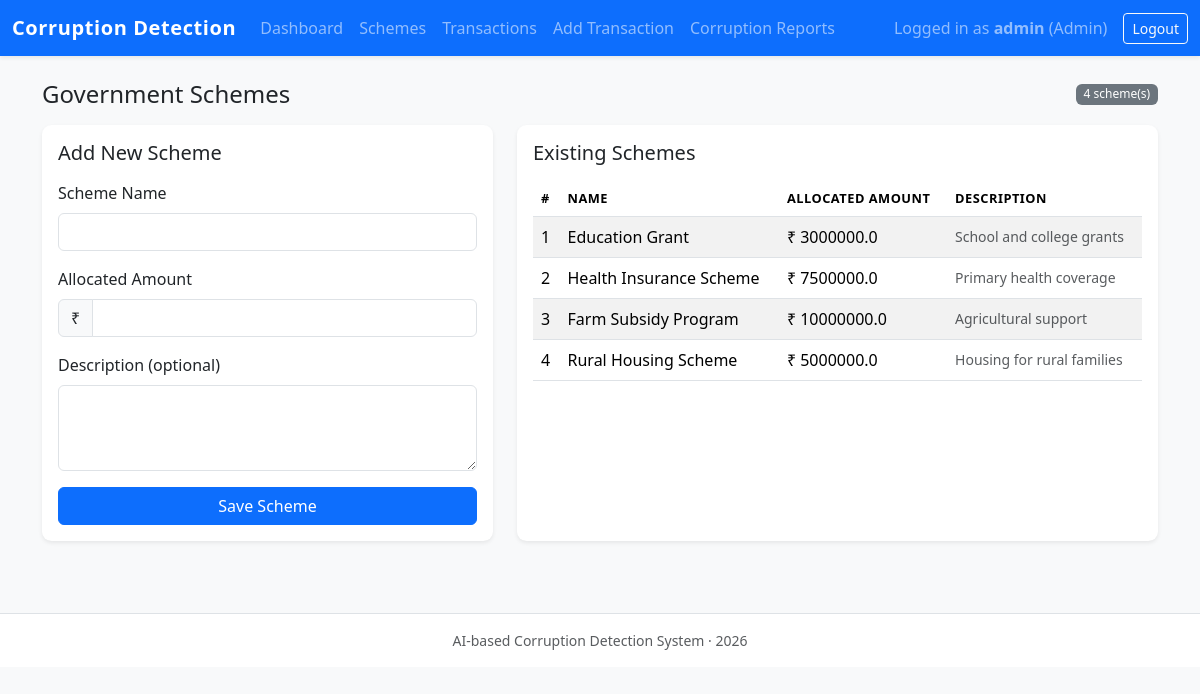
/schemes (signed in), run on the app's committed database.
### app.py (models this page shows, shortened)
class User(db.Model):
    __tablename__ = "users"
    id = db.Column(db.Integer, primary_key=True)
    username = db.Column(db.String(80), unique=True, nullable=False)
    password_hash = db.Column(db.String(255), nullable=False)
    role = db.Column(db.String(20), nullable=False)  # 'admin' or 'officer'

class Scheme(db.Model):
    __tablename__ = "schemes"
    id = db.Column(db.Integer, primary_key=True)
    name = db.Column(db.String(120), nullable=False, unique=True)
    allocated_amount = db.Column(db.Float, nullable=False)
    description = db.Column(db.Text, nullable=True)
    transactions = db.relationship("Transaction", backref="scheme", lazy=True)

### app.py (the view, shortened to what this page needs)
@app.route("/schemes", methods=["GET", "POST"])
@login_required
@role_required("admin")
def schemes():
    schemes_list = Scheme.query.order_by(Scheme.id.desc()).all()
    return render_template(
        "schemes.html",
        user=current_user(),
        schemes=schemes_list,
    )

### app.py (called while the page is built)
@app.context_processor
def inject_globals():
    return {
        "user": current_user(),
        "current_year": datetime.utcnow().year,
    }

def current_user():
    user_id = session.get("user_id")
    if not user_id:
        return None
    return User.query.get(user_id)

def login_required(view_func):
    from functools import wraps
    @wraps(view_func)
    def wrapped(*args, **kwargs):
        if not current_user():
            flash("Please login to continue.", "warning")
            return redirect(url_for("login"))
        return view_func(*args, **kwargs)
    return wrapped

def role_required(*roles):
    from functools import wraps
    def decorator(view_func):
        @wraps(view_func)
        def wrapped(*args, **kwargs):
            user = current_user()
            if not user or user.role not in roles:
                flash("You are not authorized to access this resource.", "danger")
                return redirect(url_for("dashboard"))
            return view_func(*args, **kwargs)
        return wrapped
    return decorator

### templates/schemes.html (shortened to what this page needs)
{% extends "base.html" %}
{% block content %}
<div class="d-flex justify-content-between align-items-center mb-3">
  <h4 class="mb-0">Government Schemes</h4>
  <span class="badge bg-secondary">{{ schemes|length }} scheme(s)</span>
</div>
<div class="row">
  <div class="col-lg-5 mb-4">
    <div class="card shadow-sm border-0 h-100">
      <div class="card-body">
        <h5 class="card-title mb-3">Add New Scheme</h5>
        <form method="post" novalidate>
          <div class="mb-3">
            <label for="name" class="form-label">Scheme Name</label>
            <input type="text" id="name" name="name" class="form-control" required>
          </div>
          <div class="mb-3">
            <label for="allocated_amount" class="form-label">Allocated Amount</label>
            <div class="input-group">
              <span class="input-group-text">₹</span>
              <input
                type="number"
                step="0.01"
                min="0"
                id="allocated_amount"
                name="allocated_amount"
                class="form-control"
                required
              >
            </div>
          </div>
          <div class="mb-3">
            <label for="description" class="form-label">Description (optional)</label>
            <textarea
              id="description"
              name="description"
              class="form-control"
              rows="3"
            ></textarea>
          </div>
          <div class="d-grid">
            <button type="submit" class="btn btn-primary">Save Scheme</button>
          </div>
        </form>
      </div>
    </div>
  </div>
  <div class="col-lg-7 mb-4">
    <div class="card shadow-sm border-0 h-100">
      <div class="card-body">
        <h5 class="card-title mb-3">Existing Schemes</h5>
        {% if schemes %}
        <div class="table-responsive">
          <table class="table table-striped align-middle">
            <thead>
              <tr>
                <th>#</th>
                <th>Name</th>
                <th>Allocated Amount</th>
                <th>Description</th>
              </tr>
            </thead>
            <tbody>
              {% for scheme in schemes %}
              <tr>
                <td>{{ loop.index }}</td>
                <td>{{ scheme.name }}</td>
                <td>₹ {{ scheme.allocated_amount | round(2) }}</td>
                <td class="text-muted small">
                  {{ scheme.description or '—' }}
                </td>
              </tr>
              {% endfor %}
            </tbody>
          </table>
        </div>
        {% else %}
          <p class="text-muted mb-0">No schemes have been created yet.</p>
        {% endif %}
      </div>
    </div>
  </div>
</div>
{% endblock %}

### templates/base.html (shortened to what this page needs)
<!doctype html>
<html lang="en">
  <head>
    <link
      href="https://cdn.jsdelivr.net/npm/bootstrap@5.3.2/dist/css/bootstrap.min.css"
      rel="stylesheet"
    >
    <link rel="stylesheet" href="{{ url_for('static', filename='css/style.css') }}">
  </head>
  <body class="bg-light">
    <nav class="navbar navbar-expand-lg navbar-dark bg-primary mb-4 shadow-sm">
      <div class="container-fluid">
        <a class="navbar-brand fw-semibold" href="{{ url_for('dashboard') }}">
          Corruption Detection
        </a>
        <div class="collapse navbar-collapse" id="navbarNav">
          {% if user %}
          <ul class="navbar-nav me-auto mb-2 mb-lg-0">
            <li class="nav-item">
              <a class="nav-link" href="{{ url_for('dashboard') }}">Dashboard</a>
            </li>
            {% if user.role == 'admin' %}
            <li class="nav-item">
              <a class="nav-link" href="{{ url_for('schemes') }}">Schemes</a>
            </li>
            {% endif %}
            <li class="nav-item">
              <a class="nav-link" href="{{ url_for('transactions') }}">Transactions</a>
            </li>
            <li class="nav-item">
              <a class="nav-link" href="{{ url_for('add_transaction') }}">Add Transaction</a>
            </li>
            <li class="nav-item">
              <a class="nav-link" href="{{ url_for('reports') }}">Corruption Reports</a>
            </li>
          </ul>
          <span class="navbar-text me-3">
            Logged in as <strong>{{ user.username }}</strong> ({{ user.role|capitalize }})
          </span>
          <a href="{{ url_for('logout') }}" class="btn btn-outline-light btn-sm">
            Logout
          </a>
          {% endif %}
        </div>
      </div>
    </nav>
    <main class="container mb-5">
      {% block content %}{% endblock %}
    </main>
    <footer class="footer bg-white border-top py-3 mt-auto">
      <div class="container text-center text-muted small">
        AI-based Corruption Detection System &middot; {{ current_year }}
      </div>
    </footer>
  </body>
</html>

### static/css/style.css (style rules this page uses)
body { font-family: system-ui, -apple-system, BlinkMacSystemFont, "Segoe UI", sans-serif; }
.navbar-brand { letter-spacing: 0.03em; }
main.container { max-width: 1140px; }
.card { border-radius: 0.6rem; }
.table thead th { font-size: 0.8rem; text-transform: uppercase; letter-spacing: 0.04em; }
.badge { font-weight: 500; }
.footer { position: sticky; bottom: 0; }

### data on the page
User: username "admin", role "Admin"
Scheme: name "Education Grant", allocated_amount "3000000.0", description "School and college grants"
Scheme: name "Health Insurance Scheme", allocated_amount "7500000.0", description "Primary health coverage"
Scheme: name "Farm Subsidy Program", allocated_amount "10000000.0", description "Agricultural support"
Scheme: name "Rural Housing Scheme", allocated_amount "5000000.0", description "Housing for rural families"

### other printed values
{{ schemes|length }} "4"
